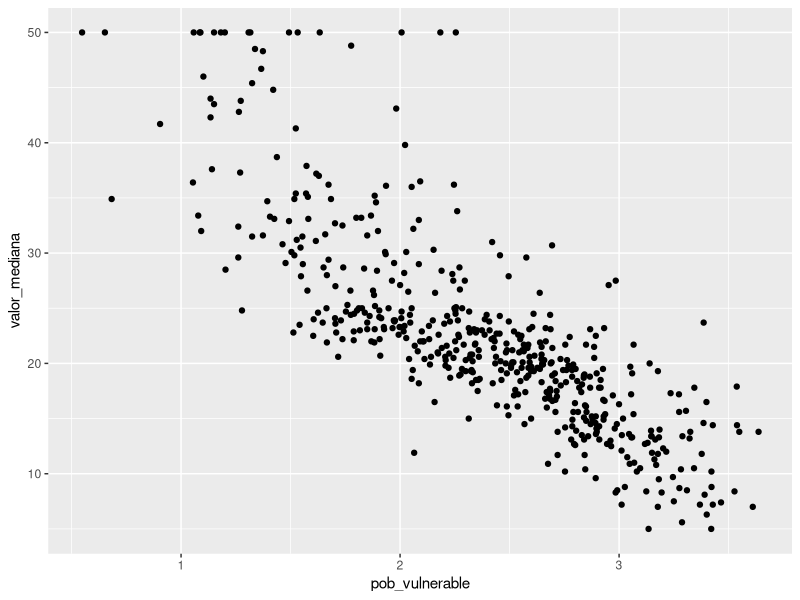
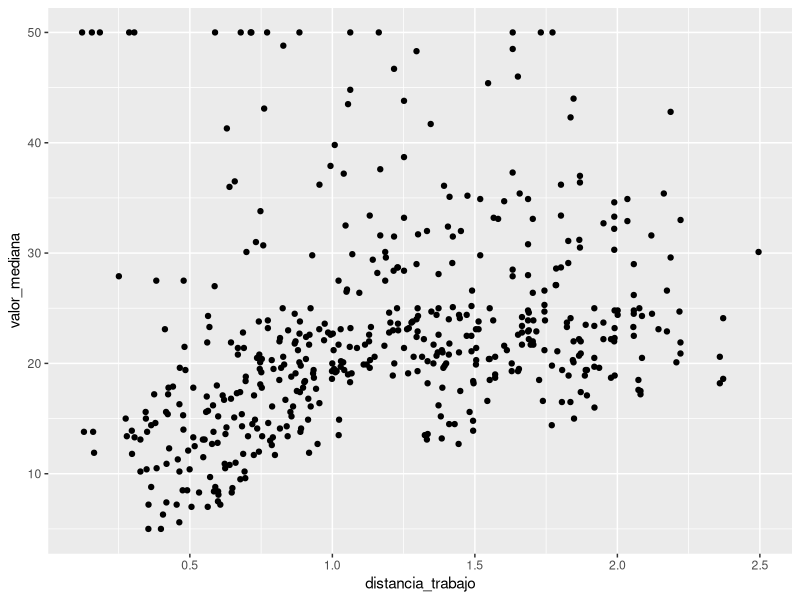

The R script that drew these images, in order:
######################
## Cargar librerías ##
######################
library(dplyr) # Manejo de datos
library(broom) # Manejo de datos de modelos
library(ggplot2) # Visualización de datos

##################
## Cargar datos ##
##################
datos_casas <- MASS::Boston %>% 
  transmute(valor_mediana = medv,
            antiguedad_casa = age,
            distancia_trabajo = log(dis),
            pob_vulnerable = log(lstat),
            nox, crim, dis, indus, tax)

names(datos_casas)

################
## Ejercicios ##
################

## Donde vea "***" es donde debe escribir algo

# Analice los datos "datos_casas"
summary(datos_casas)

# Cada observación (fila) corresponde a un barrio de Boston
# valor_mediana: mediana de precios de casas del barrio (en miles de USD)
# pob_vulnerable: medida de población adulta sin educación y/o con trabajos no calificados
# distancia_trabajo: medida de distancia/lejanía a "polos de trabajo" en Boston

# Genere un gráfico de pob_vulnerable (X) vs valor_mediana (Y)
# ¿Tiene sentido lo que observa?
datos_casas %>% 
  ggplot(aes(x = pob_vulnerable, y = valor_mediana)) +
  geom_point()

# Haga un modelo con "valor_mediana" como variable dependiente (Y) y "pob_vulnerable"
# como variable independiente (X). Guarde este modelo como "modelo_casas1".
# Analice los resultados. ¿Que puede decir respecto al coeficiente (beta) estimado 
# para "pob_vulnerable"? ¿es estadísticamente significativo?
modelo_casas1 <- lm(valor_mediana ~ pob_vulnerable, data = datos_casas)
tidy(modelo_casas1)
summary(modelo_casas1) #otra forma de explorar los resultados

#¿Cuál es el R2 ajustado de "modelo_casas1"?
glance(modelo_casas1)$adj.r.squared

# Genere un gráfico de distancia_trabajo (X) vs valor_mediana (Y)
# ¿Tiene sentido lo que observa?
datos_casas %>% 
  ggplot(aes(x = distancia_trabajo, y = valor_mediana)) +
  geom_point()

# Haga un modelo con "valor_mediana" como variable dependiente (Y) y "distancia_trabajo"
# como variable independiente (X). Guarde este modelo como "modelo_casas2".
# Analice los resultados. ¿Que puede decir respecto al coeficiente (beta) estimado 
# para "distancia_trbajo"? ¿es estadísticamente significativo?
modelo_casas2 <- lm(valor_mediana ~ distancia_trabajo, data = datos_casas)
tidy(modelo_casas2)

#¿Cuál es el R2 ajustado de "modelo_casas2"?
glance(modelo_casas2)$adj.r.squared

# Haga un modelo con "valor_mediana" como variable dependiente (Y) y "distancia_trabajo"
# y "pob_vulnerable"como variables independientes (Xs). Guarde este modelo como "modelo_casas3".
# Analice los resultados. ¿Que puede decir respecto al coeficiente (beta) estimado 
# para "distancia_trabajo"? ¿cambió la interpretación respecto a lo visto en "modelo_casas2"?
# ¿tiene este coeficiente más sentido?
modelo_casas3 <- lm(valor_mediana ~ pob_vulnerable + distancia_trabajo, data = datos_casas)
tidy(modelo_casas3)

#¿Cuál es el R2 ajustado de "modelo_casas2"?
glance(modelo_casas3)$adj.r.squared
